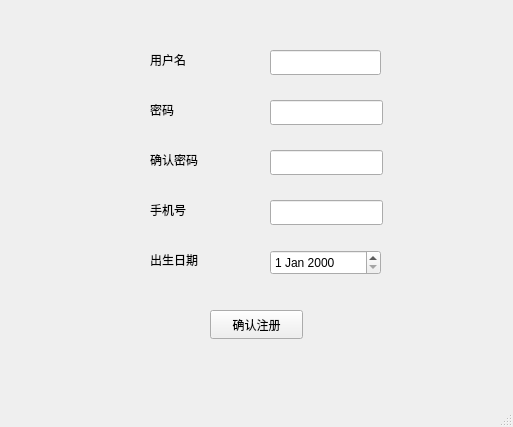
<?xml version="1.0" encoding="UTF-8"?>
<ui version="4.0">
 <class>Register</class>
 <widget class="QMainWindow" name="Register">
  <property name="geometry">
   <rect>
    <x>0</x>
    <y>0</y>
    <width>513</width>
    <height>427</height>
   </rect>
  </property>
  <property name="windowTitle">
   <string>MainWindow</string>
  </property>
  <widget class="QWidget" name="centralwidget">
   <widget class="QLineEdit" name="lineEdit">
    <property name="geometry">
     <rect>
      <x>270</x>
      <y>50</y>
      <width>111</width>
      <height>25</height>
     </rect>
    </property>
   </widget>
   <widget class="QLineEdit" name="lineEdit_2">
    <property name="geometry">
     <rect>
      <x>270</x>
      <y>100</y>
      <width>113</width>
      <height>25</height>
     </rect>
    </property>
    <property name="contextMenuPolicy">
     <enum>Qt::DefaultContextMenu</enum>
    </property>
    <property name="echoMode">
     <enum>QLineEdit::Password</enum>
    </property>
   </widget>
   <widget class="QLineEdit" name="lineEdit_3">
    <property name="geometry">
     <rect>
      <x>270</x>
      <y>150</y>
      <width>113</width>
      <height>25</height>
     </rect>
    </property>
    <property name="echoMode">
     <enum>QLineEdit::Password</enum>
    </property>
   </widget>
   <widget class="QLineEdit" name="lineEdit_4">
    <property name="geometry">
     <rect>
      <x>270</x>
      <y>200</y>
      <width>113</width>
      <height>25</height>
     </rect>
    </property>
   </widget>
   <widget class="QDateEdit" name="dateEdit">
    <property name="geometry">
     <rect>
      <x>270</x>
      <y>250</y>
      <width>111</width>
      <height>25</height>
     </rect>
    </property>
   </widget>
   <widget class="QLabel" name="label">
    <property name="geometry">
     <rect>
      <x>150</x>
      <y>50</y>
      <width>69</width>
      <height>20</height>
     </rect>
    </property>
    <property name="text">
     <string>用户名</string>
    </property>
   </widget>
   <widget class="QLabel" name="label_2">
    <property name="geometry">
     <rect>
      <x>150</x>
      <y>100</y>
      <width>69</width>
      <height>20</height>
     </rect>
    </property>
    <property name="text">
     <string>密码</string>
    </property>
   </widget>
   <widget class="QLabel" name="label_3">
    <property name="geometry">
     <rect>
      <x>150</x>
      <y>150</y>
      <width>69</width>
      <height>20</height>
     </rect>
    </property>
    <property name="text">
     <string>确认密码</string>
    </property>
   </widget>
   <widget class="QLabel" name="label_4">
    <property name="geometry">
     <rect>
      <x>150</x>
      <y>200</y>
      <width>69</width>
      <height>20</height>
     </rect>
    </property>
    <property name="text">
     <string>手机号</string>
    </property>
   </widget>
   <widget class="QLabel" name="label_5">
    <property name="geometry">
     <rect>
      <x>150</x>
      <y>250</y>
      <width>69</width>
      <height>20</height>
     </rect>
    </property>
    <property name="text">
     <string>出生日期</string>
    </property>
   </widget>
   <widget class="QPushButton" name="pushButton">
    <property name="geometry">
     <rect>
      <x>210</x>
      <y>310</y>
      <width>93</width>
      <height>29</height>
     </rect>
    </property>
    <property name="text">
     <string>确认注册</string>
    </property>
   </widget>
  </widget>
  <widget class="QMenuBar" name="menubar">
   <property name="geometry">
    <rect>
     <x>0</x>
     <y>0</y>
     <width>513</width>
     <height>26</height>
    </rect>
   </property>
  </widget>
  <widget class="QStatusBar" name="statusbar"/>
 </widget>
 <resources/>
 <connections/>
</ui>
